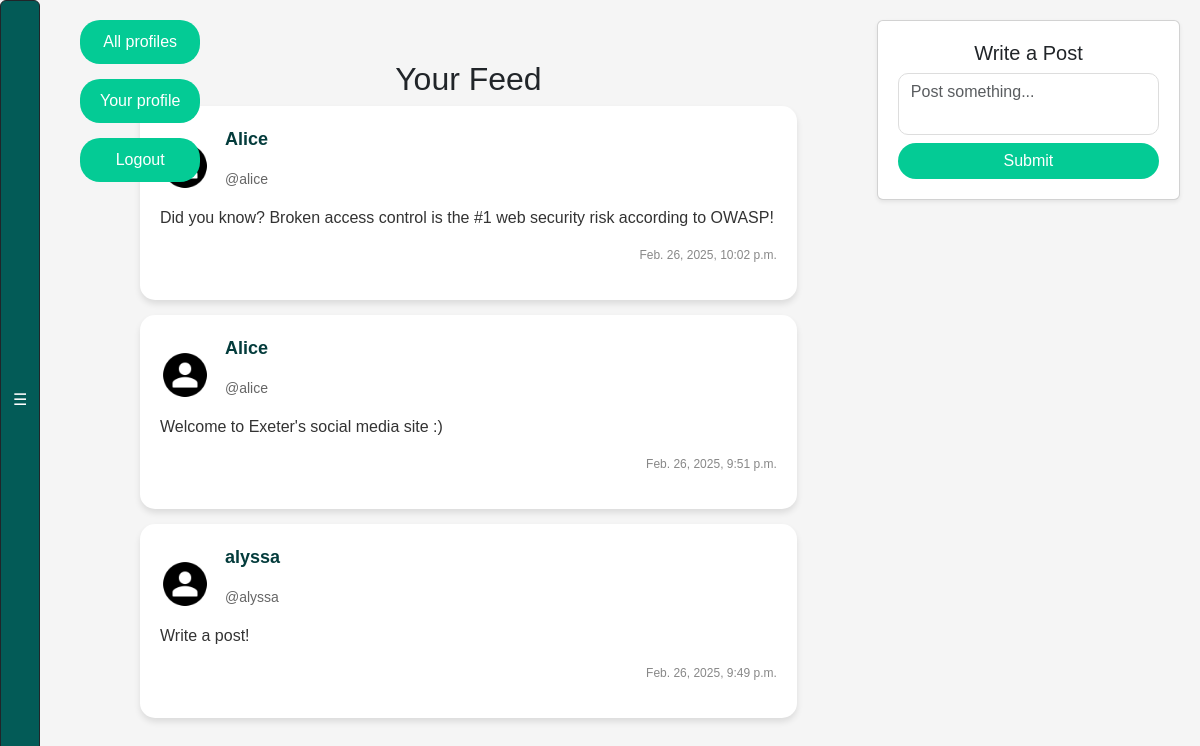
Before: /feed/ (signed in) with the older database file.
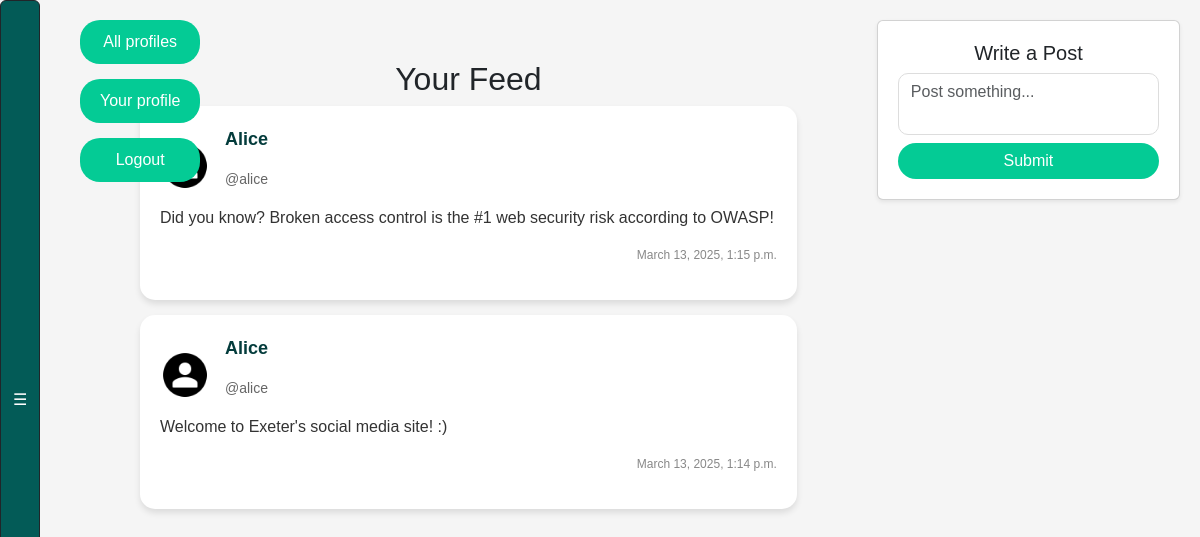
After: the same page with the newer database file.
### webapp/models.py (models this page shows, shortened)
class Post(models.Model):
    user = models.ForeignKey(
        User, related_name="posts", on_delete=models.DO_NOTHING
    )
    body = models.CharField(max_length=140)
    created_at = models.DateTimeField(auto_now_add=True)

### webapp/views.py (the view, shortened to what this page needs)
# urls.py: path('feed/', views.feed_view, name='feed'),
@login_required
def feed_view(request):
    form = PostForm(request.POST or None)
    user_posts = Post.objects.filter(user=request.user)
    followed_users = request.user.profile.follows.all()
    followed_posts = Post.objects.filter(user__profile__in=followed_users)
    all_posts = (user_posts | followed_posts).order_by("-created_at")
    print("Total posts:", all_posts.count())
    return render(request, "feed.html", {"form": form, "all_posts": all_posts})

### webapp/forms.py (shortened to what this page needs)
class PostForm(forms.ModelForm):
    body = forms.CharField(required=True)
    class Meta:
        model = Post
        exclude = ("user", )

### webapp/templates/feed.html (shortened to what this page needs)
{% load static %}
<!DOCTYPE html>
<html>
<head>
    <link href="https://cdn.jsdelivr.net/npm/bootstrap@5.3.0-alpha1/dist/css/bootstrap.min.css" rel="stylesheet">
    <link rel="stylesheet" href="{% static 'css/style.css' %}">
</head>
<body>
    {% include 'exercise_bar.html' %}
    <div class="top-buttons">
        <a href="{% url 'profile_list' %}" class="btn-top">All profiles</a>
        <a href="{% url 'home' %}" class="btn-top">Your profile</a>
        <a href="{% url 'logout' %}" class="btn-top">Logout</a>
    </div>
    <div class="main-content">
        <div class="content-wrapper">
            <div class="feed-container">
                <h2 class="text-center">Your Feed</h2>
                <div class="feed-content">
                    {% for post in all_posts %}
                        <a href="{% url 'post' post.id %}" class="card-link">
                            <div class="post-item">
                                <div class="post-header">
                                    <img src="{% static 'images/default-avatar.png' %}" alt="User Avatar" class="post-avatar">
                                    <div class="post-user-info">
                                        <p class="username">{{ post.user.username }}</p>
                                        <p class="handle">@{{ post.user.username|lower }}</p>
                                    </div>
                                </div>
                                <div class="post-body">
                                    <p>{{ post.body }}</p>
                                </div>
                                <div class="post-footer">
                                    <p class="timestamp">{{ post.created_at }}</p>
                                </div>
                            </div>
                        </a>
                    {% empty %}
                        <p class="text-center text-muted">No posts available.</p>
                    {% endfor %}
                </div>
            </div>
            <div class="post-box">
                <div class="card shadow-sm">
                    <div class="card-body">
                        <h5 class="text-center">Write a Post</h5>
                        <form method="post">
                            <textarea name="body" class="form-control post-input" placeholder="Post something..."></textarea>
                            <button type="submit" class="btn btn-success w-100 rounded-pill mt-2">Submit</button>
                        </form>
                    </div>
                </div>
            </div>
        </div>
    </div>
</body>
</html>

Changed rows visible on the page:
removed Post: user.username "Alice", user.username "alice", body "Did you know? Broken access control is the #1 web security risk according to OWASP!", created_at "Feb. 26, 2025, 10:02 p.m."
no longer on this page (row edited): Post: user.username "alyssa", body "Write a post!", created_at "Feb. 26, 2025, 9:49 p.m."
changed Post: body "Welcome to Exeter's social media site :)" → "Did you know? Broken access control is the #1 web security risk according to OWASP!"; created_at "Feb. 26, 2025, 9:51 p.m." → "March 13, 2025, 1:15 p.m."
now on this page (row edited): Post: user.username "Alice", user.username "alice", body "Welcome to Exeter's social media site! :)", created_at "March 13, 2025, 1:14 p.m."
